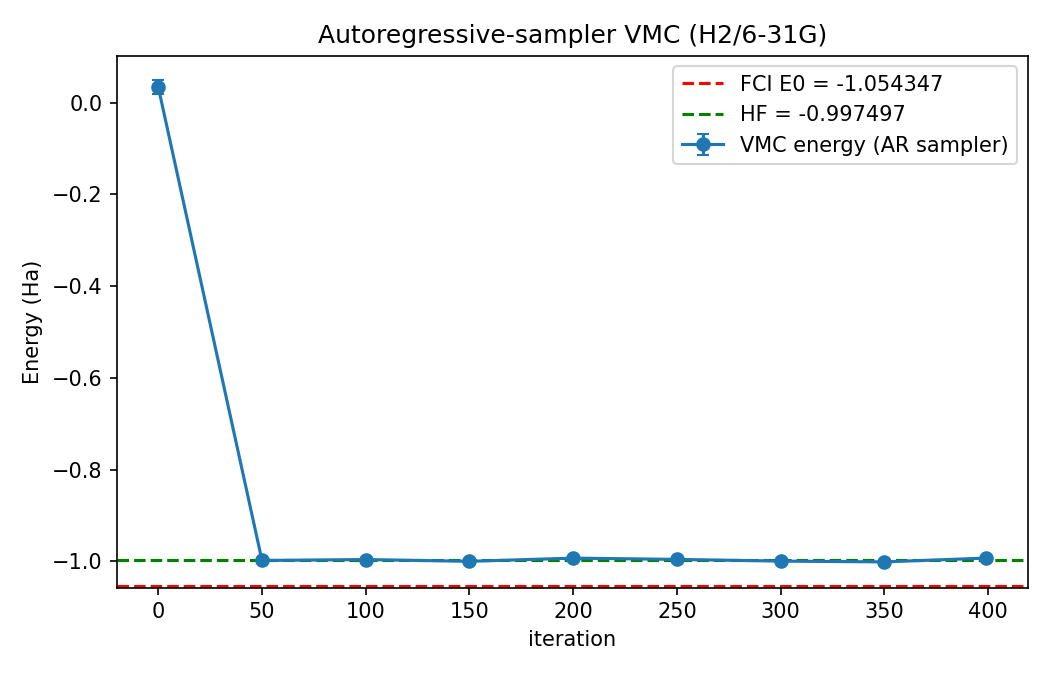

Here is the Python script that generated this plot:
"""H2/6-31G 基态 VMC —— 自回归采样器版本。

基于典藏 notebook「FFNN振幅相位分离实数版-典藏.ipynb」，把 Metropolis MCMC
采样器换成**因果掩码自回归 NQS 的精确顺序采样器**（见 ar_nqs.py）。

关键区别（对比典藏 notebook）：
  1. Ansatz：FFNN 全局 logA(x)+iφ(x) → 因果掩码自回归网络，逐位条件分布
     π̃_i(x_i|x_<i) 在粒子数约束扇区上严格归一化，|ψ|²=Ππ̃_i 无需配分函数。
  2. 采样：MetropolisSampler(150 chains × 20 步) → 自回归顺序采样，每步
     只做 n_bits 次前向，直接得到 i.i.d. 精确样本（无自相关、无 reset）。
  3. 主算法全程 Matrix-Free：只用 ha.get_conn_padded 取局部能量，不做任何
     2^N 全空间枚举。全空间仅用于最后的诊断（重叠/方差/能量核对）。

沿用典藏 notebook 的实参数 SR 推导（Wirtinger 拆 Re/Im、度量取 Re(S)、
machine_pow=1 按 |ψ| 采样 + 重要性加权 w∝|ψ| 防塌缩冻结）。
注意：本脚本的 force 公式带因子 2（∇E=2Re⟨…⟩，典藏版代码漏乘），故默认
lr=0.05 与典藏版有效步长（0.1×½）一致。pow=2 消融实验证实：即使 AR 精确
采样，纯 |ψ|² 采样仍会零方差冻结在 HF，重要性加权不可省。

用法：
    /opt/miniconda3/envs/Netket/bin/python H2_631G_AR_VMC.py
产物：训练曲线 PNG、收敛能量/重叠打印、可选 history.npz。
"""

import sys
import time
import pickle
import warnings

warnings.filterwarnings("ignore")

import jax
import jax.numpy as jnp
import numpy as np
import matplotlib

matplotlib.use("Agg")
import matplotlib.pyplot as plt
import optax
from flax import nnx
from jax import flatten_util
from functools import partial

sys.path.append("..")
from H2_6_31G_8Qbit_K2 import (
    SINGLE_SIZE, ha, hi, E_fcis, hf_ground_energy,
)
from ar_nqs import (
    CausalMaskedARNQS, SegmentLayout, create_machine, make_ar_sampler,
)

jax.config.update("jax_enable_x64", True)

N_BITS = SINGLE_SIZE          # 8 自旋轨道
SEG_SPECS = [(0, 4, 1), (4, 8, 1)]   # 上旋段/下旋段各恰 1 电子


# ===================== 局部能量（Matrix-Free）=====================
@partial(jax.jit, static_argnames=("machine",))
def compute_local_energies(machine, params, sigma):
    eta, H_eta = ha.get_conn_padded(sigma)
    logpsi_sigma = machine(params, sigma)
    logpsi_eta = machine(params, eta)
    logpsi_sigma = jnp.expand_dims(logpsi_sigma, -1)
    return jnp.sum(H_eta * jnp.exp(logpsi_eta - logpsi_sigma), axis=-1)


# ===================== 每样本梯度（实参数、复输出，拆 Re/Im）=====================
def _grad_logpsi_real_params(machine, params, sigma):
    re_grad = jax.vmap(lambda s: jax.grad(lambda p: machine(p, s).real)(params))(sigma)
    im_grad = jax.vmap(lambda s: jax.grad(lambda p: machine(p, s).imag)(params))(sigma)
    return jax.tree_util.tree_map(lambda r, i: r + 1j * i, re_grad, im_grad)


def _weighted_mean_std(x, w):
    w_sum = jnp.sum(w)
    mean = jnp.sum(w * x) / w_sum
    var = jnp.sum(w * jnp.abs(x - mean) ** 2) / w_sum
    return mean, jnp.sqrt(var / x.shape[0])


@partial(jax.jit, static_argnames=("machine",))
def forces_expect_hermitian(machine, params, sigma, logw):
    """重要性加权 force：∇⟨E⟩ = 2·Re⟨(E_loc−⟨E⟩)(∇logψ)*⟩_w，w=exp(logw)。"""
    w = jnp.exp(logw - jax.lax.stop_gradient(jnp.max(logw)))
    O_loc = compute_local_energies(machine, params, sigma)
    O_mean, O_std = _weighted_mean_std(O_loc, w)
    O_centered = O_loc - O_mean
    grad_matrix = _grad_logpsi_real_params(machine, params, sigma)

    def weight_and_mean(g):
        wc = (w * O_centered).reshape((w.shape[0],) + (1,) * (g.ndim - 1))
        return 2.0 * (jnp.sum(wc * jnp.conj(g), axis=0) / jnp.sum(w)).real

    grad = jax.tree_util.tree_map(weight_and_mean, grad_matrix)
    return O_mean, O_std, grad


def compute_qgt(machine, params, sigma, logw, diag_shift=0.01):
    """加权 QGT（实参数度量 Re(S)）。"""
    w = jnp.exp(logw - jax.lax.stop_gradient(jnp.max(logw)))
    grad_matrix = _grad_logpsi_real_params(machine, params, sigma)
    grad_flat, unravel_fn = flatten_util.ravel_pytree(grad_matrix)
    n = sigma.shape[0]
    grad_flat = grad_flat.reshape(n, -1)
    w_sum = jnp.sum(w)
    w_mean = jnp.sum(w[:, None] * grad_flat, axis=0, keepdims=True) / w_sum
    gc = grad_flat - w_mean
    qw = (w[:, None] * jnp.conj(gc)).T @ gc / w_sum
    qgt = qw.real
    return qgt + diag_shift * jnp.eye(qgt.shape[0]), unravel_fn


# ===================== 全空间诊断（仅用于验证，非主算法）=====================
def build_H_dense():
    """诊断专用：在 16 个基矢上 get_conn 组装稠密 H（主算法不使用）。"""
    states = jnp.asarray(hi.all_states(), dtype=jnp.int32)
    st = np.asarray(states)
    key = {tuple(row): i for i, row in enumerate(st)}
    H = np.zeros((16, 16), dtype=complex)
    eta_all, H_all = ha.get_conn_padded(states)
    eta_all = np.asarray(eta_all); H_all = np.asarray(H_all)
    for i in range(16):
        for e, h in zip(eta_all[i], H_all[i]):
            H[key[tuple(e)], i] += h
    return states, jnp.asarray(H)


def exact_grad(machine, params, states, H):
    """全空间 Rayleigh 商 autodiff → 精确能量与梯度范数（诊断）。"""
    def energy_full(p):
        lp = machine(p, states)
        psi = jnp.exp(lp - jnp.max(lp.real))
        return (jnp.vdot(psi, H @ psi) / jnp.vdot(psi, psi)).real
    E, g = jax.value_and_grad(energy_full)(params)
    gf, _ = flatten_util.ravel_pytree(g)
    return float(E), float(jnp.linalg.norm(gf))


def full_space_diag(machine, params, H_bundle=None):
    states, H = H_bundle if H_bundle is not None else build_H_dense()
    lp = machine(params, states)
    psi = np.exp(np.asarray(lp))
    psi = psi / np.linalg.norm(psi)
    E = np.vdot(psi, H @ psi).real
    E2 = np.vdot(H @ psi, H @ psi).real
    var = E2 - E ** 2
    evals, evecs = np.linalg.eigh(H)
    gs = evecs[:, 0]
    overlap = abs(np.vdot(gs, psi)) ** 2
    return E, var, overlap, evals[0]


def main(learning_rate=0.05, diag_shift=0.01, seed=21, n_iter=400,
         n_walkers=3000, machine_pow=1.0, tag="", load_params=""):

    layout = SegmentLayout(N_BITS, SEG_SPECS)
    model = CausalMaskedARNQS(N_BITS, hidden_per_site=4, rngs=nnx.Rngs(seed))
    machine, net_out, _graphdef, params = create_machine(model, layout)
    if load_params:
        flat = jnp.asarray(np.load(load_params)["flat"])
        _, unr = flatten_util.ravel_pytree(params)
        params = unr(flat)
        print(f"[续训] 载入参数：{load_params}")
    sample = make_ar_sampler(net_out, layout, N_BITS)

    optimizer = optax.sgd(learning_rate)
    opt_state = optimizer.init(params)

    rng = jax.random.PRNGKey(1)
    history = {"step": [], "energy": [], "energy_std": [], "error": [],
               "diag_E": [], "diag_var": [], "diag_overlap": []}
    hb = build_H_dense()

    print("=" * 64)
    print("H2/6-31G 基态 VMC — 自回归精确采样器 (Matrix-Free 主算法)")
    print(f"n_bits={N_BITS}  n_walkers={n_walkers}  machine_pow={machine_pow}  "
          f"lr={learning_rate}  diag_shift={diag_shift}  tag={tag}")
    print("=" * 64)

    sigma = None
    logw = None
    t0 = time.time()
    for step in range(n_iter):
        # 自回归精确采样（i.i.d.，无 MCMC reset）
        rng, key = jax.random.split(rng)
        sigma, logw = sample(params, key, n_walkers, machine_pow)

        energy, energy_std, grad = forces_expect_hermitian(machine, params, sigma, logw)

        qgt_reg, _ = compute_qgt(machine, params, sigma, logw, diag_shift)
        grad_flat, unravel = flatten_util.ravel_pytree(grad)
        nat = jnp.linalg.solve(qgt_reg, grad_flat)
        grad = unravel(nat)

        updates, opt_state = optimizer.update(grad, opt_state, params)
        params = optax.apply_updates(params, updates)

        if step % 50 == 0 or step == n_iter - 1:
            err = abs(float(energy.real) - E_fcis[0])
            dE, dvar, dov, e0exact = full_space_diag(machine, params, hb)
            for k, v in [("step", step), ("energy", float(energy.real)),
                         ("energy_std", float(energy_std)), ("error", err),
                         ("diag_E", float(dE)), ("diag_var", float(dvar)),
                         ("diag_overlap", float(dov))]:
                history[k].append(v)
            print(f"Step {step:3d} | MC E: {energy.real:.8f}±{energy_std:.6f} "
                  f"| 全空间 E: {dE:.8f} Var: {dvar:.2e} Ovl: {dov:.6f} "
                  f"| err(FCI): {err:.6f}")

    dur = time.time() - t0
    dE, dvar, dov, e0exact = full_space_diag(machine, params, hb)
    Eex, gn = exact_grad(machine, params, hb[0], hb[1])
    print("=" * 64)
    print(f"训练完成 用时 {dur:.1f}s")
    print(f"MC 能量：{history['energy'][-1]:.8f} Ha")
    print(f"全空间基态能量：{dE:.8f} Ha  (精确 E0={e0exact:.8f})")
    print(f"全空间方差：{dvar:.3e}   与基态重叠：{dov:.6f}")
    print(f"精确梯度范数 |∇E|：{gn:.3e}")
    print(f"FCI 基准 E0：{E_fcis[0]:.8f} Ha")
    print(f"绝对误差：{abs(dE - E_fcis[0]):.6f} Ha")
    print("=" * 64)

    # 绘图
    fig, ax = plt.subplots(figsize=(7, 4.5))
    ax.errorbar(history["step"], history["energy"], yerr=history["energy_std"],
                fmt="o-", capsize=3, label="VMC energy (AR sampler)")
    ax.axhline(E_fcis[0], color="r", ls="--", label=f"FCI E0 = {E_fcis[0]:.6f}")
    ax.axhline(hf_ground_energy, color="g", ls="--", label=f"HF = {hf_ground_energy:.6f}")
    ax.set_xlabel("iteration")
    ax.set_ylabel("Energy (Ha)")
    ax.set_title("Autoregressive-sampler VMC (H2/6-31G)")
    ax.legend()
    fig.tight_layout()
    out_png = f"H2_631G_AR_VMC{tag}.png"
    fig.savefig(out_png, dpi=150)
    print(f"训练曲线已保存：{out_png}")

    flat, unravel = flatten_util.ravel_pytree(params)
    np.savez(f"H2_631G_AR_VMC_params{tag}.npz", flat=np.asarray(flat))
    with open(f"H2_631G_AR_VMC_history{tag}.pkl", "wb") as f:
        pickle.dump(history, f)
    return machine, params, history


if __name__ == "__main__":
    kw = {}
    for a in sys.argv[1:]:
        k, v = a.split("=", 1)
        if k in ("tag", "load_params"):
            kw[k] = v
        else:
            kw[k] = float(v) if "." in v else int(v)
    main(**kw)
